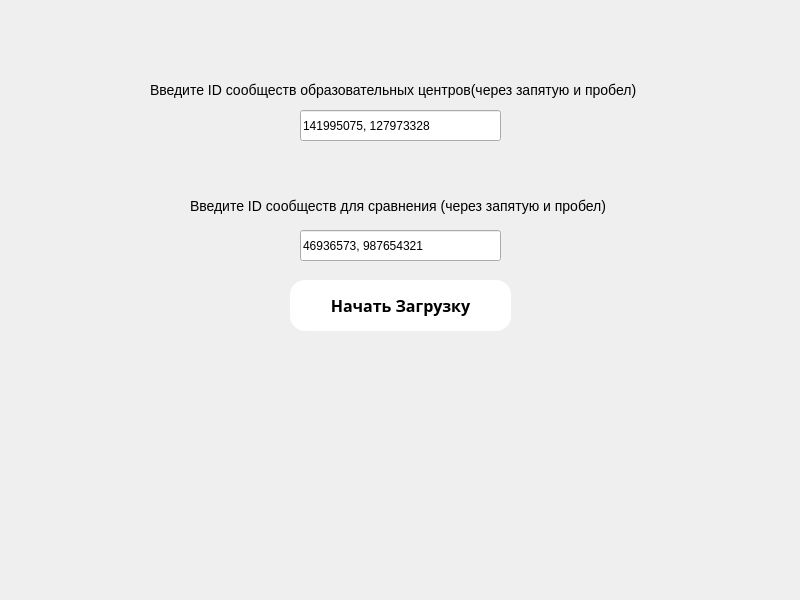
<?xml version="1.0" encoding="UTF-8"?>
<ui version="4.0">
 <class>MainWindow</class>
 <widget class="QMainWindow" name="MainWindow">
  <property name="geometry">
   <rect>
    <x>0</x>
    <y>0</y>
    <width>800</width>
    <height>600</height>
   </rect>
  </property>
  <property name="windowTitle">
   <string>MainWindow</string>
  </property>
  <widget class="QWidget" name="centralwidget">
   <widget class="QLineEdit" name="lineEdit_2">
    <property name="geometry">
     <rect>
      <x>300</x>
      <y>230</y>
      <width>201</width>
      <height>31</height>
     </rect>
    </property>
    <property name="text">
     <string>46936573, 987654321</string>
    </property>
   </widget>
   <widget class="QLabel" name="label_2">
    <property name="geometry">
     <rect>
      <x>150</x>
      <y>80</y>
      <width>511</width>
      <height>20</height>
     </rect>
    </property>
    <property name="styleSheet">
     <string notr="true">font-size: 14px</string>
    </property>
    <property name="text">
     <string>Введите ID сообществ образовательных центров(через запятую и пробел)</string>
    </property>
   </widget>
   <widget class="QPushButton" name="pushButton">
    <property name="geometry">
     <rect>
      <x>290</x>
      <y>280</y>
      <width>221</width>
      <height>51</height>
     </rect>
    </property>
    <property name="styleSheet">
     <string notr="true">background-color: rgb(255, 255, 255);
border-color: rgb(53, 132, 228);
border-width: 25px;
font-size: 16px;
font-family: Montserrat;
color: #000000;
font-weight: 700;
letter-spacing: 0%;
text-align: center;
border-radius: 15px;</string>
    </property>
    <property name="text">
     <string>Начать Загрузку</string>
    </property>
   </widget>
   <widget class="QLineEdit" name="lineEdit">
    <property name="geometry">
     <rect>
      <x>300</x>
      <y>110</y>
      <width>201</width>
      <height>31</height>
     </rect>
    </property>
    <property name="text">
     <string>141995075, 127973328</string>
    </property>
   </widget>
   <widget class="QLabel" name="label">
    <property name="geometry">
     <rect>
      <x>190</x>
      <y>190</y>
      <width>451</width>
      <height>31</height>
     </rect>
    </property>
    <property name="styleSheet">
     <string notr="true">font-size: 14px</string>
    </property>
    <property name="text">
     <string>Введите ID сообществ для сравнения (через запятую и пробел)</string>
    </property>
   </widget>
   <widget class="QLabel" name="label_3">
    <property name="geometry">
     <rect>
      <x>140</x>
      <y>390</y>
      <width>521</width>
      <height>101</height>
     </rect>
    </property>
    <property name="font">
     <font>
      <pointsize>-1</pointsize>
     </font>
    </property>
    <property name="styleSheet">
     <string notr="true">font-size: 14px</string>
    </property>
    <property name="text">
     <string/>
    </property>
   </widget>
  </widget>
 </widget>
 <resources/>
 <connections/>
</ui>
